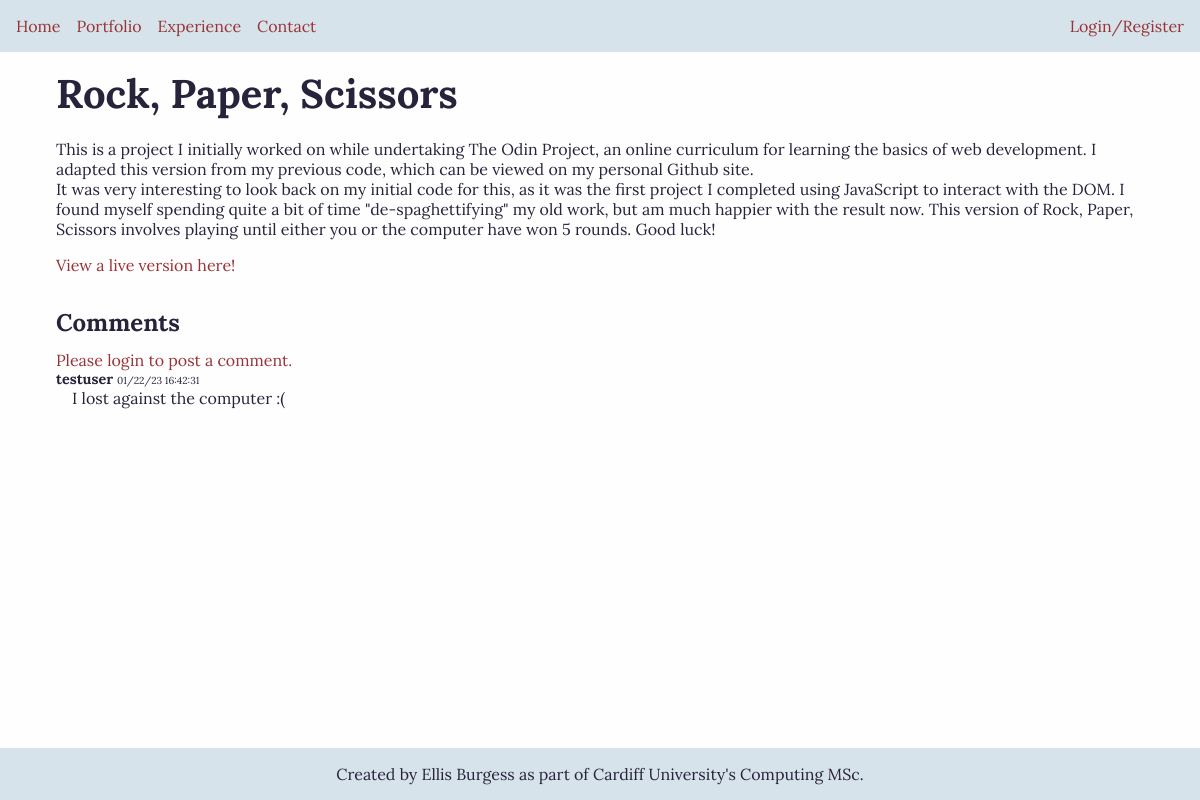
Page /portfolio/2 on the committed database.
### blog/models.py (models this page shows, shortened)
class Portfolio(db.Model):
    id = db.Column(db.Integer, primary_key=True)
    title = db.Column(db.Text, nullable=False)
    path_name = db.Column(db.String(128), nullable=False, unique=True)
    short_description = db.Column(db.Text, nullable=False)
    description = db.Column(db.Text, nullable=False)
    comments = db.relationship('Comments', backref='portfolio', lazy=True)

class Comments(db.Model):
    id = db.Column(db.Integer, primary_key=True)
    portfolio_id = db.Column(db.Integer, db.ForeignKey('portfolio.id'), nullable=False)
    author = db.Column(db.String(15), db.ForeignKey('user.username'), nullable=False)
    date = db.Column(db.DateTime, nullable=False, default=datetime.utcnow)
    content = db.Column(db.Text, nullable=False)

### blog/routes/routes.py (the view)
@app.route('/portfolio/<int:portfolio_id>', methods=['GET', 'POST'])
def portfolio_item(portfolio_id):
    session['url'] = url_for('portfolio_item', portfolio_id=portfolio_id)
    comments = Comments.query.all()
    form = CommentForm()
    if form.validate_on_submit():
        new_comment = Comments(portfolio_id=portfolio_id, author=current_user.username, content=form.comment.data)
        db.session.add(new_comment)
        db.session.commit()
        return redirect(url_for('portfolio_item', portfolio_id = portfolio_id))
    portfolio_item = Portfolio.query.get_or_404(portfolio_id)
    return render_template('portfolio-item.html', title=portfolio_item.title, portfolio_item=portfolio_item, comments=comments, form=form, demo_url=f'/portfolio/{portfolio_item.id}/live-demo')

### blog/templates/portfolio-item.html
{% extends "layout.html" %}
{% from "macros.html" import display_comment %}
{% block content %}
    <section class="portfolio-details">
        <h1>{{ portfolio_item.title }}</h1>
        <pre>{{ portfolio_item.description }}</pre>
        <a href="{{ demo_url }}">View a live version here!</a>
    </section>
    <section class="comments">
        <h2>Comments</h2>
        {% if current_user.is_authenticated %}
        <h3>Add a comment</h3>
        <form method="POST", action="">
            {{ form.csrf_token }}
            {{ form.comment }}
            {{ form.submit }}
        </form>
        {% else %}
        <a href="{{ url_for('login') }}">Please login to post a comment.</a>
        {% endif %}
        {% for comment in comments %}
            {% if comment.portfolio_id == portfolio_item.id %}
                <article class="comment">
                    {{ display_comment(comment, current_user) }}
                </article>
            {% endif %}
        {% endfor %}
    </section>
{% endblock %}

### blog/templates/macros.html (shortened to what this page needs)
{% macro display_comment(comment, current_user) %}
    <p><strong>{{ comment.author }}</strong> <span class="comment-date">{{ display_date(comment.date) }} {{ display_time(comment.date) }}</span></p>
    <div>
    <p>{{ comment.content }}</p>
{% endmacro %}
{% macro display_date(date) %}
    {% set date_display = date.strftime("%x") %}
    {{ date_display }}
{% endmacro %}
{% macro display_time(date) %}
    {% set time_display = date.strftime("%X") %}
    {{ time_display }}
{% endmacro %}

### blog/static/style.css (style rules this page uses)
:root { --background-color: #fffeff; --text-color: #27233a; --alt-background-color: #d6e3eb; --alt-text: #993336; --focus-color: #90a959; }
* { margin: 0; padding: 0; box-sizing: border-box; color: var(--text-color); font-family: 'Lora', serif; }
body { min-height: 100vh; background-color: var(--background-color); display: grid; grid-template-rows: min-content auto min-content; }
a { color: var(--alt-text); text-decoration: none; }
h1 { font-size: 2.5em; margin-bottom: 0.5em; }
pre { word-wrap: break-word; white-space: pre-wrap; margin-bottom: 1em; }
.portfolio-details { margin-bottom: 2em; }
.comments > h2 { margin-bottom: 0.5em; }
.comment > p:first-of-type { font-size: 0.9em; }
.comment-date { font-size: 0.7em; }
.comment > div > p { margin-left: 1em; }
.comment > div { display: flex; flex-flow: row; gap: 1em; }

### rows in the picture
Portfolio: title "Rock, Paper, Scissors", description "This is a project I initially worked on while undertaking The Odin Project, an online curriculum for learning the basics of web development. I adapted this version from my previous code, which can be viewed on my personal Github site. It was very interesting to look back on my initial code for this, as it was the first project I completed using JavaScript to interact with the DOM. I found myself spending quite a bit of time \"de-spaghettifying\" my old work, but am much happier with the result now. This version of Rock, Paper, Scissors involves playing until either you or the computer have won 5 rounds. Good luck!"
Comments: author "testuser", date_display "01/22/23", time_display "16:42:31", content "I lost against the computer :("
